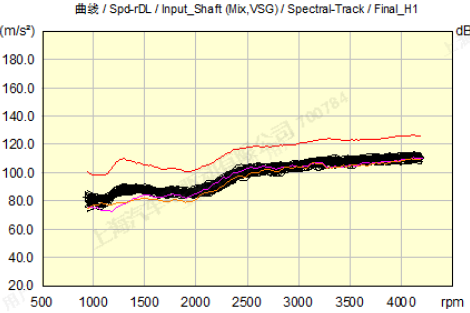
#> input picture extracted_images/slide_10_img_1.png, 470 x 313 px
$ python -i extract_data_v3.py   (imports and definitions only)
#> lines starting #> are read from the running program, lines starting #| are printed output that depends on the picture
#> further down, picture is the input picture: shape (313, 470, 3); mean B, G, R 209.7, 237.4, 239
import cv2
import numpy as np
import os
from openpyxl import Workbook
from openpyxl.chart import ScatterChart, Reference, Series

def get_plot_area_exact(image):
    gray = cv2.cvtColor(image, cv2.COLOR_BGR2GRAY)
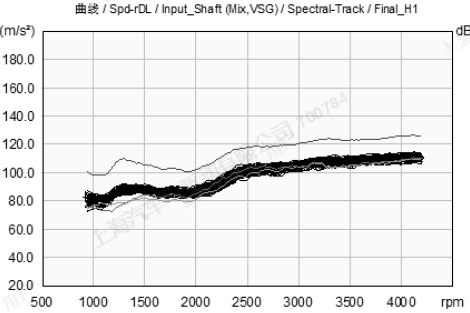
#> gray: shape (313, 470); min 0, max 255, mean 234.7
    edges = cv2.Canny(gray, 50, 150, apertureSize=3)
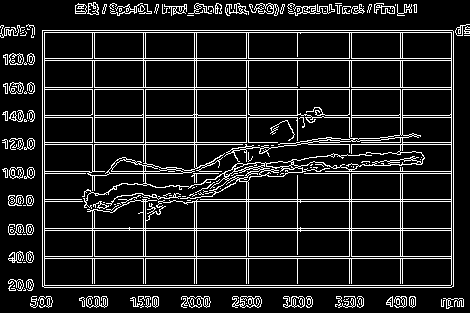
#> edges: shape (313, 470); 12.3% white in thin lines or dots
    lines = cv2.HoughLinesP(edges, 1, np.pi/180, threshold=100, minLineLength=100, maxLineGap=10)
#> lines = 46 rows, first 6: [1, 30, 464, 30], [44, 287, 451, 287], [9, 256, 453, 256], [5, 89, 453, 89], [1, 32, 469, 32], [8, 258, 453, 258]

    h, w = image.shape[:2]
#> h = 313; w = 470
    min_x, max_x = w, 0
#> min_x = 470; max_x = 0
    min_y, max_y = h, 0
#> min_y = 313; max_y = 0

    if lines is not None:
        for line in lines:
            x1, y1, x2, y2 = line.flatten()
            if abs(y1 - y2) < 5: # horizontal
                if x1 < min_x: min_x = x1
                if x2 > max_x: max_x = x2
                if y1 > max_y: max_y = y1
                if y1 < min_y: min_y = y1
            if abs(x1 - x2) < 5: # vertical
                if y1 < min_y: min_y = y1
                if y2 > max_y: max_y = y2
                if x1 > max_x: max_x = x1
                if x1 < min_x: min_x = x1
#> this loop made 46 passes
#> (x1, y1, x2, y2, min_x, max_x, max_y, min_y) on pass 1: (1, 30, 464, 30, 1, 464, 30, 30)
#> (x1, y1, x2, y2, max_y) on pass 2: (44, 287, 451, 287, 287)
#> after the loop, max_x = 469; max_y = 287; min_x = 1; min_y = 6

    # fallback to almost full image if lines not found
    if min_x >= max_x or min_y >= max_y:
        return 5, 5, w-10, h-10

    return min_x, min_y, max_x - min_x, max_y - min_y

# [155 lines left out: functions extract_red_curve_v3, main, not called in this run]

# [2 lines not run here, left out]

>>> import cv2
>>> picture = cv2.imread('extracted_images/slide_10_img_1.png')
>>> result = get_plot_area_exact(picture)
#> result = (1, 6, 468, 281)

$ run again, on extracted_images/slide_10_img_7.png
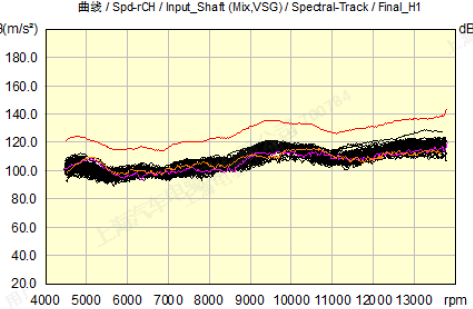
#> input picture extracted_images/slide_10_img_7.png, 473 x 309 px
#> picture is the input picture: shape (309, 473, 3); mean B, G, R 204.6, 232, 234.1
#> in get_plot_area_exact, `gray = cv2.cvtColor(image, cv2.COLOR_BGR2GRAY)`:
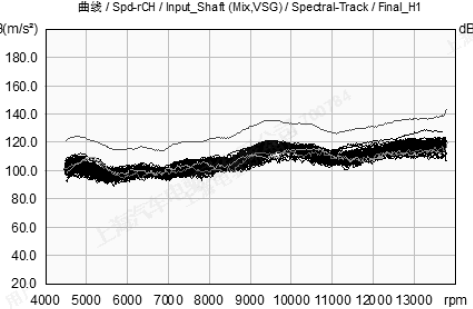
#> gray: shape (309, 473); min 0, max 255, mean 229.6
#> in get_plot_area_exact, `edges = cv2.Canny(gray, 50, 150, apertureSize=3)`:
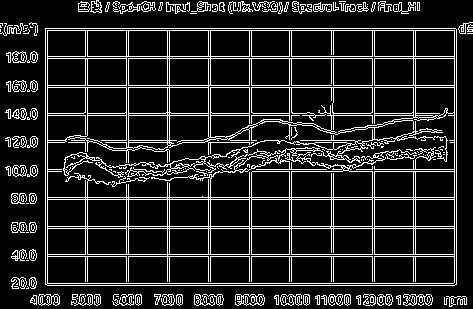
#> edges: shape (309, 473); 13.8% white in thin lines or dots
#> lines = 63 rows, first 6: [8, 58, 456, 58], [12, 254, 456, 254], [0, 30, 472, 30], [11, 228, 456, 228], [4, 28, 467, 28], [8, 113, 456, 113]
#> the loop in get_plot_area_exact, `for line in lines:` made 63 passes
#> (x1, y1, x2, y2, min_x, max_x, max_y, min_y) on pass 1: (8, 58, 456, 58, 8, 456, 58, 58)
#> after the loop in get_plot_area_exact, `for line in lines:`: max_x = 472; max_y = 304; min_x = 0; min_y = 4
#> result = (0, 4, 472, 300)
